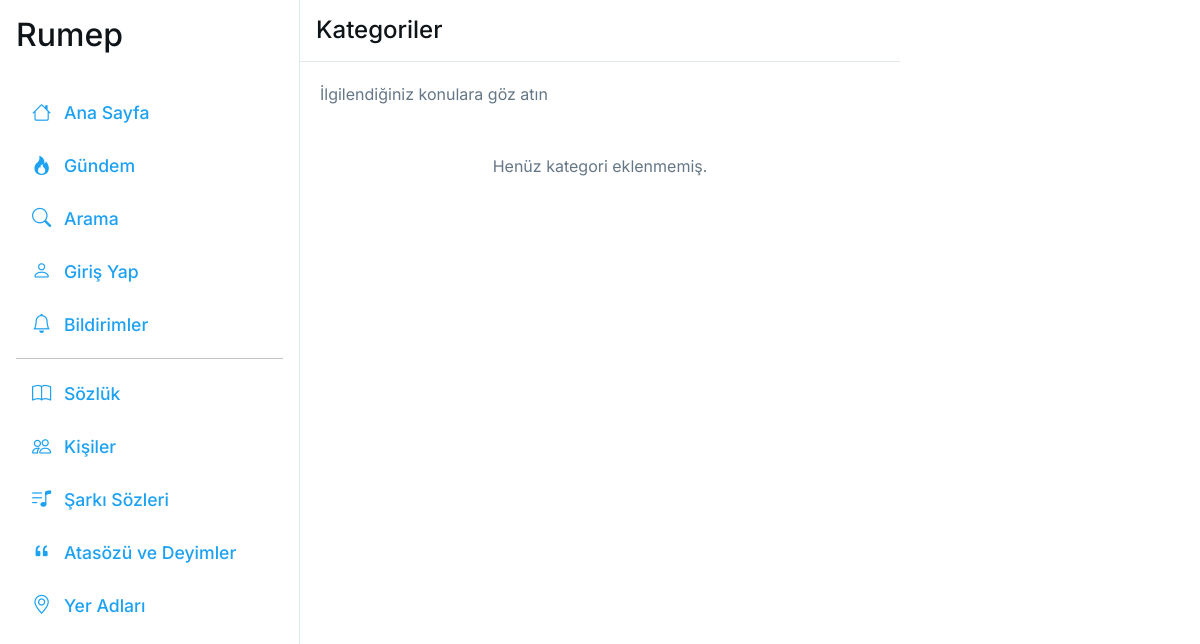
Page /category/ on the earlier database version.
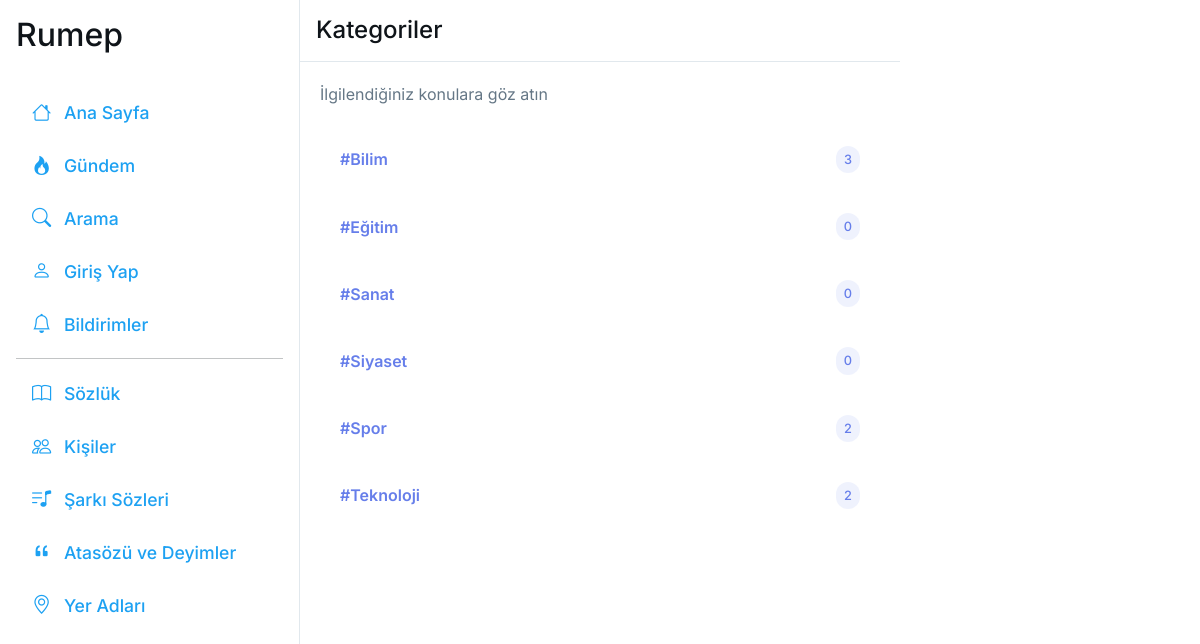
Same page on the later database version.
### main/models.py (models this page shows, shortened)
class Category(models.Model):
    name = models.CharField(max_length=100, unique=True)
    slug = models.SlugField(max_length=100, unique=True)
    description = models.TextField(blank=True)
    created_at = models.DateTimeField(auto_now_add=True)
    class Meta:
        verbose_name = _('Kategori')
        verbose_name_plural = _('Kategoriler')
        ordering = ['name']

### main/views/category_views.py (the view)
# urls.py: path('category/', category_views.categories, name='category_list'),
def categories(request):
    categories = Category.objects.all().order_by('name')
    for category in categories:
        category.topic_count = category.topics.count()
    return render(request, 'main/categories.html', {
        'categories': categories,
        'user': request.user
    })

### main/context_processors.py (called while the page is built, shortened)
def notification_count(request):
    if request.user.is_authenticated:
        unread_count = request.user.notifications.filter(is_read=False).count()
        return {'unread_notifications_count': unread_count}
    return {'unread_notifications_count': 0}

def user_role_context(request):
    return {
        'user_role': 'user',
        'user_role_display': _('Kullanıcı'),
        'user_role_badge': _('Kullanıcı'),
        'is_writer': False,
        'is_moderator': False,
        'is_admin': False,
        'is_super_admin': False,
    }

def sidebar_data(request):
    popular_topics = Topic.objects.annotate(
        total_entries=Count('entries')
    ).filter(total_entries__gt=0).order_by('-total_entries')[:5]
    active_authors = Profile.objects.annotate(
        topic_count=Count('user__topic'),
        entry_count=Count('user__entry')
    ).filter(
        topic_count__gt=0
    ).order_by('-topic_count', '-entry_count')[:5]
    return {
        'sidebar_popular_topics': popular_topics,
        'sidebar_active_authors': active_authors,
    }

### main/templatetags/category_tags.py (called while the page is built)
@register.filter
def translate_category(category_name):
    translations = {
        'Spor': _('Spor'),
        'Teknoloji': _('Teknoloji'),
        'Müzik': _('Müzik'),
        'Siyaset': _('Siyaset'),
        'Sanat': _('Sanat'),
        'Bilim': _('Bilim'),
        'Eğitim': _('Eğitim'),
        'Sağlık': _('Sağlık'),
        'Ekonomi': _('Ekonomi'),
        'Kültür': _('Kültür'),
        'Tarih': _('Tarih'),
        'Edebiyat': _('Edebiyat'),
        'Sinema': _('Sinema'),
        'Oyun': _('Oyun'),
        'Yemek': _('Yemek'),
        'Seyahat': _('Seyahat'),
        'Moda': _('Moda'),
        'Doğa': _('Doğa'),
        'Felsefe': _('Felsefe'),
        'Din': _('Din'),
    }
    return translations.get(category_name, category_name)

### main/templates/main/categories.html (shortened to what this page needs)
{% extends 'main/base.html' %}
{% load static %}
{% load i18n %}
{% load category_tags %}
{% block page_header %}{% trans "Kategoriler" %}{% endblock %}
{% block content %}
<div class="categories-content">
    <div class="mb-4">
        <p class="text-muted">{% trans "İlgilendiğiniz konulara göz atın" %}</p>
    </div>
    <div class="categories-list">
        {% for category in categories %}
        <a href="{% url 'category_detail' category.slug %}" class="category-item">
            <div class="category-info">
                <span class="category-name">#{{ category.name|translate_category }}</span>
                <span class="topic-count">{{ category.topic_count }}</span>
            </div>
        </a>
        {% empty %}
        <p class="text-muted text-center py-4">{% trans "Henüz kategori eklenmemiş." %}</p>
        {% endfor %}
    </div>
</div>
{% endblock %}

### main/templates/main/base.html (shortened to what this page needs)
{% load static i18n %}
<!DOCTYPE html>
<html lang="{% get_current_language as LANGUAGE_CODE %}{{ LANGUAGE_CODE|default:'tr' }}">
<head>
    <link href="https://cdn.jsdelivr.net/npm/bootstrap@5.3.3/dist/css/bootstrap.min.css" rel="stylesheet">
    <link href="https://cdn.jsdelivr.net/npm/bootstrap-icons@1.11.3/font/bootstrap-icons.css" rel="stylesheet">
    <link href="{% static 'main/css/styles.css' %}" rel="stylesheet">
    <link href="{% static 'main/css/kisi.css' %}" rel="stylesheet">
    <link href="{% static 'main/css/modern.css' %}" rel="stylesheet">
    <link href="{% static 'main/css/mentions.css' %}" rel="stylesheet">
    <link href="{% static 'main/css/share.css' %}" rel="stylesheet">
    <link href="{% static 'main/css/search.css' %}" rel="stylesheet">
    <link href="{% static 'main/css/fonts.css' %}" rel="stylesheet">
    <link href="{% static 'main/css/font-keyboard.css' %}" rel="stylesheet">
    <link href="{% static 'main/css/layout.css' %}" rel="stylesheet">
    <link href="{% static 'main/css/responsive-fixes.css' %}" rel="stylesheet">
    <link href="{% static 'main/css/social-links.css' %}" rel="stylesheet">
</head>
<body class="bg-white">
    <div class="container-fluid layout-container">
        <div class="row">
            <div class="col-xl-3 col-lg-3 d-none d-md-block left-fixed-area p-0">
                <div class="sidebar" id="sidebar">
                <div class="d-flex justify-content-between align-items-center p-3">
                    <h2 class="mb-0"><a href="/" class="text-dark text-decoration-none">Rumep</a></h2>
                </div>
                <ul class="nav flex-column p-3" style="font-size: 1.1rem;">
                    <li class="nav-item d-none d-md-block">
                        <a class="nav-link {% if request.resolver_match.url_name == 'home' %}active{% endif %}" href="{% url 'home' %}"><i class="bi bi-house me-2"></i> {% trans "Rûpela Sereke" %}</a>
                    </li>
                    <li class="nav-item d-none d-md-block">
                        <a class="nav-link {% if request.resolver_match.url_name == 'popular' %}active{% endif %}" href="{% url 'popular' %}"><i class="bi bi-fire me-2"></i> {% trans "Gündem" %}</a>
                    </li>
                    <li class="nav-item d-none d-md-block">
                        <a class="nav-link {% if request.resolver_match.url_name == 'global_search' %}active{% endif %}" href="{% url 'global_search' %}"><i class="bi bi-search me-2"></i> {% trans "Arama" %}</a>
                    </li>
                    <li class="nav-item d-none d-md-block">
                        {% if user.is_authenticated %}
                            <a class="nav-link {% if request.resolver_match.url_name == 'profile' %}active{% endif %}" href="{% url 'profile' %}"><i class="bi bi-person me-2"></i> {% trans "Profil" %}</a>
                        {% else %}
                            <a class="nav-link" href="{% url 'login_page' %}"><i class="bi bi-person me-2"></i> {% trans "Giriş Yap" %}</a>
                        {% endif %}
                    </li>
                    <li class="nav-item d-none d-md-block">
                        {% if user.is_authenticated %}
                            <a class="nav-link {% if request.resolver_match.url_name == 'notifications' %}active{% endif %} position-relative" href="{% url 'notifications' %}">
                                <i class="bi bi-bell me-2"></i> {% trans "Bildirimler" %}
                                {% if unread_notifications_count > 0 %}
                                    <span class="position-absolute top-0 start-100 translate-middle badge rounded-pill bg-danger" style="font-size: 0.7rem;">
                                        {{ unread_notifications_count }}
                                    </span>
                                {% endif %}
                            </a>
                        {% else %}
                            <a class="nav-link" href="{% url 'login_page' %}"><i class="bi bi-bell me-2"></i> {% trans "Bildirimler" %}</a>
                        {% endif %}
                    </li>
                    <li class="nav-item d-none d-md-block"><hr class="my-2"></li>
                    <li class="nav-item">
                        <a class="nav-link {% if request.resolver_match.url_name == 'sozluk_ana_sayfa' %}active{% endif %}" href="{% url 'sozluk_ana_sayfa' %}"><i class="bi bi-book me-2"></i> {% trans "Sözlük" %}</a>
                    </li>
                    <li class="nav-item">
                        <a class="nav-link {% if request.resolver_match.url_name == 'kisi_liste' %}active{% endif %}" href="{% url 'kisi_liste' %}"><i class="bi bi-people me-2"></i> {% trans "Kişiler" %}</a>
                    </li>
                    <li class="nav-item">
                        <a class="nav-link {% if request.resolver_match.url_name == 'sarki_sozleri' %}active{% endif %}" href="{% url 'sarki_sozleri' %}"><i class="bi bi-music-note-list me-2"></i> {% trans "Şarkı Sözleri" %}</a>
                    </li>
                    <li class="nav-item">
                        <a class="nav-link {% if request.resolver_match.url_name == 'atasozu_deyim' %}active{% endif %}" href="{% url 'atasozu_deyim' %}"><i class="bi bi-quote me-2"></i> {% trans "Atasözü ve Deyimler" %}</a>
                    </li>
                    <li class="nav-item">
                        <a class="nav-link {% if request.resolver_match.url_name == 'yer_adlari_anasayfa' %}active{% endif %}" href="{% url 'yer_adlari_anasayfa' %}"><i class="bi bi-geo-alt me-2"></i> {% trans "Yer Adları" %}</a>
                    </li>
                </ul>
                </div>
            </div>
            <div class="col-xl-6 col-lg-6 col-md-12 center-main-area p-0">
                <div class="top-tabs-area">
                    {% block page_tabs %}
                    <div class="p-3">
                        <h4 class="mb-0">{% block page_header %}Sayfa{% endblock %}</h4>
                    </div>
                    {% endblock %}
                </div>
                <div class="page-content">
                    {% block content %}{% endblock %}
                </div>
            </div>
        </div>
    </div>
    <div class="toast-container position-fixed top-0 end-0 p-3" style="z-index: 11000;">
    </div>

### main/static/main/css/kisi.css (style rules this page uses)
.text-muted { color: #657786 !important; }

### main/static/main/css/modern.css (style rules this page uses)
.category-item { padding: 16px 0; border-bottom: 1px solid #f0f0f0; transition: all 0.2s ease; }
.agenda-item.card, .topic-item, .entry-item, .category-item { border: none !important; border-bottom: none !important; box-shadow: none !important; }

### main/static/main/css/layout.css (style rules this page uses)
html { font-size: 16px; }
.layout-container { min-height: 100vh; }
.left-fixed-area { position: sticky; top: 0; height: 100vh; overflow-y: auto; border-right: 1px solid #e1e8ed; background-color: #fff; }
.left-fixed-area .nav-link { padding: 12px 16px; font-size: 1.1rem; font-weight: 500; }
.left-fixed-area .nav-link i { font-size: 1.2rem; }
.sidebar { height: 100%; background-color: #fff; transition: left 0.3s ease; z-index: 1051; }
.center-main-area { display: flex; flex-direction: column; min-height: 100vh; }
.top-tabs-area { position: sticky; top: 0; background-color: #fff; border-bottom: 1px solid #e1e8ed; z-index: 100; width: 100%; padding: 0; }
.page-content { flex: 1; padding: 20px; overflow-y: auto; width: 100%; }

### main/static/main/css/general.css (style rules this page uses)
body { background-color: #f5f8fa; font-family: -apple-system, BlinkMacSystemFont, "Segoe UI", Roboto, "Helvetica Neue", Arial, sans-serif; color: #0f1419; }
.text-dark { color: #0f1419 !important; }
.text-muted { color: #657786 !important; }
h1, h2, h3, h4, h5, h6 { color: #0f1419 !important; }
.nav-link { color: #667eea !important; transition: all 0.3s ease !important; }

### main/static/main/css/home-page.css (style rules this page uses)
.toast-container { z-index: 1060; }

### main/static/main/css/popular-pages.css (style rules this page uses)
.toast-container { z-index: 1060; }

### main/static/main/css/critique-pages.css (style rules this page uses)
.toast-container { z-index: 1060; }

### main/static/main/css/accessibility.css (style rules this page uses)
.text-muted { color: #6b7280 !important; }
::placeholder { color: #9ca3af !important; opacity: 1; }

### main/static/main/css/sozluk.css (style rules this page uses)
.text-muted { color: #657786 !important; }

### main/static/main/css/sarki.css (style rules this page uses)
.text-muted { color: #657786 !important; }

### main/static/main/css/atasozu_deyim.css (style rules this page uses)
.nav-link { color: #1da1f2 !important; }

### main/static/main/css/page-transitions.css (style rules this page uses)
.page-content, .center-main-area > .page-content, .container, .modern-profile-container { animation: fadeInUp 0.4s cubic-bezier(0.4, 0, 0.2, 1); }
.page-title-area, .profile-header, h1, h2, h3, h4 { animation: fadeInTitle 0.3s cubic-bezier(0.4, 0, 0.2, 1); }

### main/templates/main/categories.html (style rules this page uses)
.categories-list { display: flex; flex-direction: column; gap: 8px; margin-top: 20px; }
.category-item { display: block; padding: 16px 20px; text-decoration: none; color: inherit; border-bottom: 1px solid #f0f0f0; transition: all 0.2s ease; }
.category-info { display: flex; justify-content: space-between; align-items: center; }
.category-name { color: #667eea; font-weight: 600; font-size: 1rem; }
.topic-count { background: rgba(102, 126, 234, 0.1); color: #667eea; padding: 4px 8px; border-radius: 12px; font-size: 0.8rem; font-weight: 500; min-width: 24px; text-align: center; }

Differences in the rows shown:
added Category: name|translate_category "Bilim", topic_count "3"
added Category: name|translate_category "Eğitim", topic_count "0"
added Category: name|translate_category "Sanat", topic_count "0"
added Category: name|translate_category "Siyaset", topic_count "0"
added Category: name|translate_category "Spor", topic_count "2"
added Category: name|translate_category "Teknoloji", topic_count "2"
Other differences:
text no longer shown: "Henüz kategori eklenmemiş."
